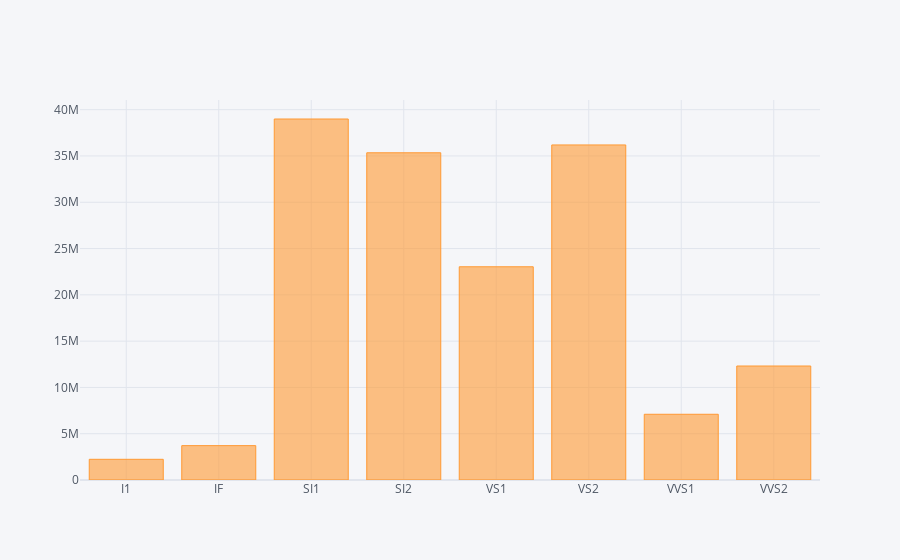

Write notebook code for a chart like this one.
### Code cell
price_diamonds_df.iplot(kind='bar', x='clarity', y=['price'])

### Figure 1 — Plotly figure (JSON) as saved in the notebook; plotly's stock layout.template omitted (floating-point values rounded to 4 significant figures)
{"data": [{"marker": {"color": "rgba(255, 153, 51, 0.6)", "line": {"color": "rgba(255, 153, 51, 1.0)", "width": 1}}, "name": "price", "orientation": "v", "text": "", "type": "bar", "x": ["I1", "IF", "SI1", "SI2", "VS1", "VS2", "VVS1", "VVS2"], "y": [2235789, 3712810, 38994605, 35345136, 23031471, 36192882, 7100049, 12312479]}], "layout": {"legend": {"bgcolor": "#F5F6F9", "font": {"color": "#4D5663"}}, "paper_bgcolor": "#F5F6F9", "plot_bgcolor": "#F5F6F9", "title": {"font": {"color": "#4D5663"}}, "xaxis": {"gridcolor": "#E1E5ED", "showgrid": true, "tickfont": {"color": "#4D5663"}, "title": {"font": {"color": "#4D5663"}, "text": ""}, "zerolinecolor": "#E1E5ED"}, "yaxis": {"gridcolor": "#E1E5ED", "showgrid": true, "tickfont": {"color": "#4D5663"}, "title": {"font": {"color": "#4D5663"}, "text": ""}, "zerolinecolor": "#E1E5ED"}}}
